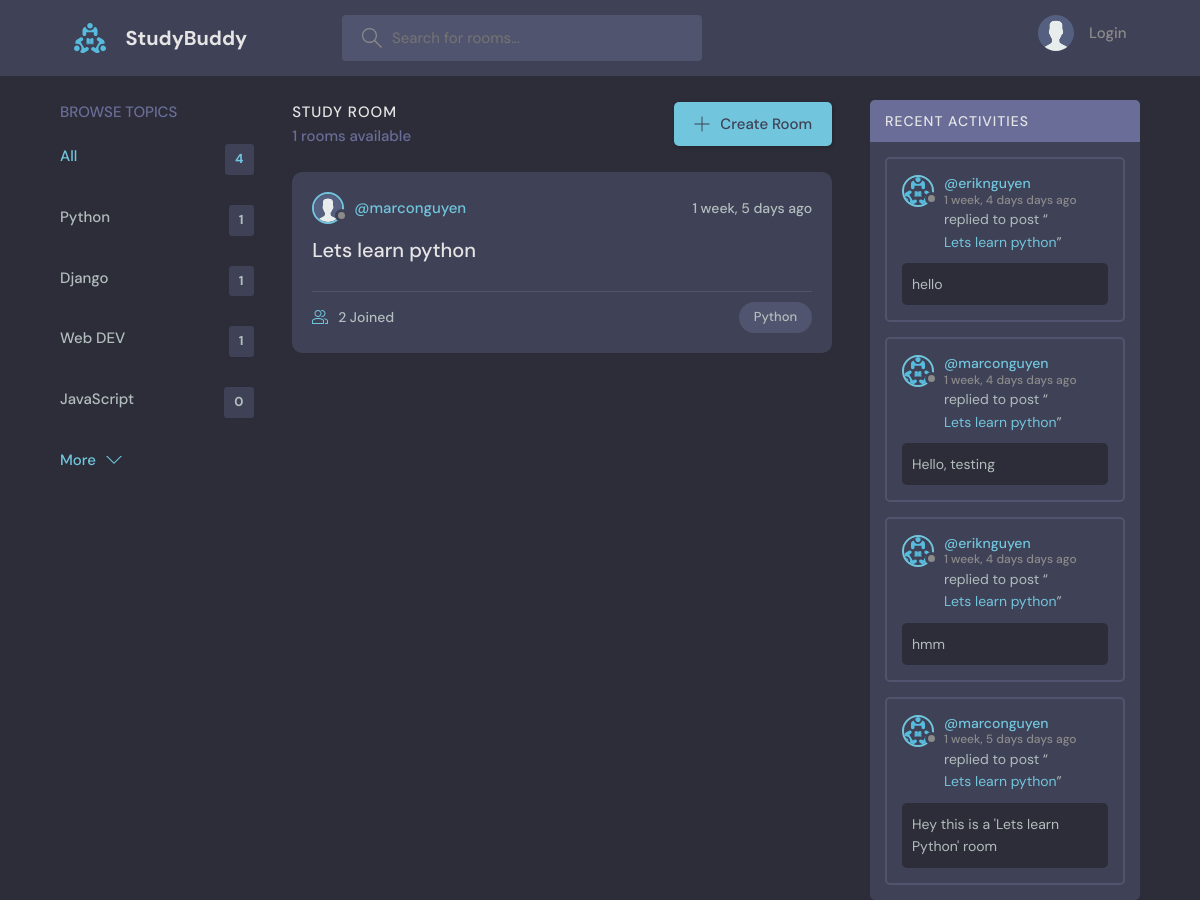
Page /?q=Python on the earlier database version.
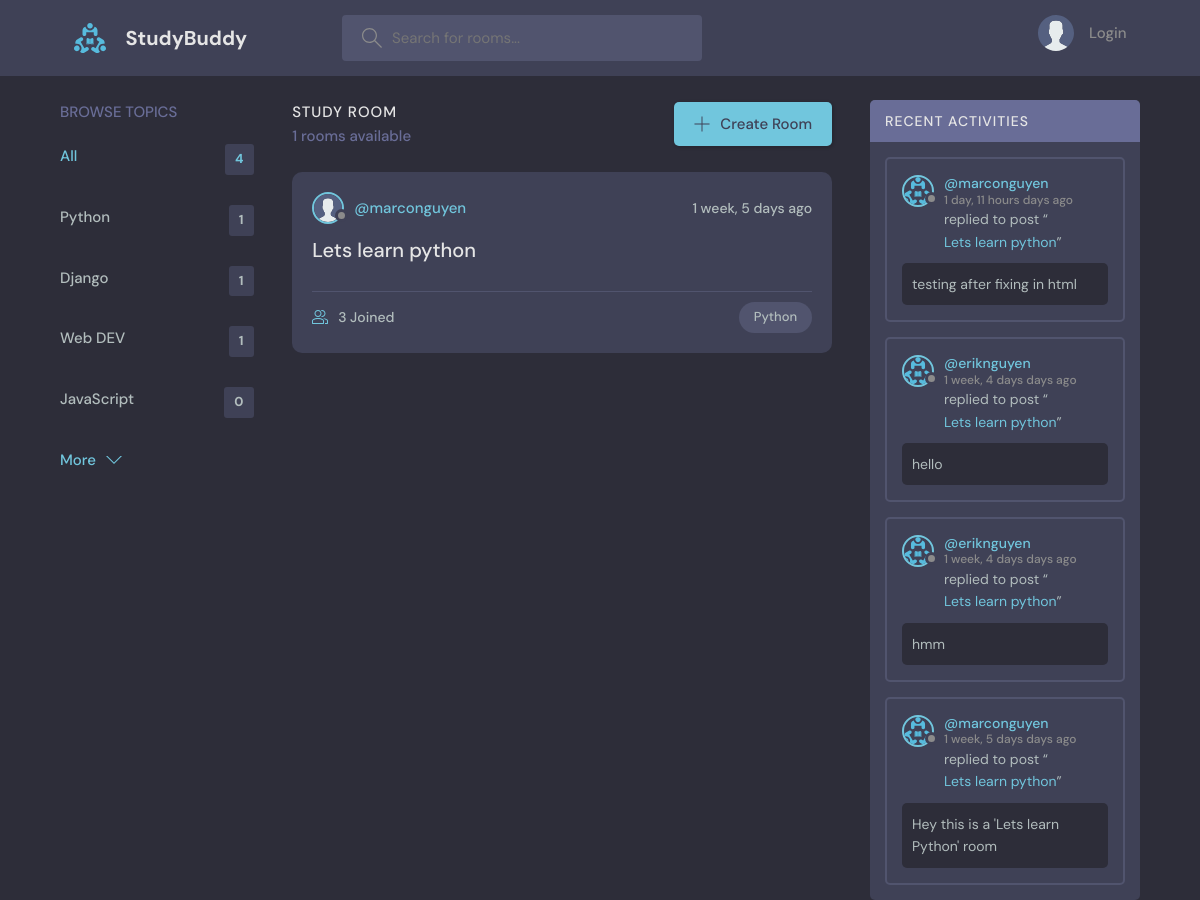
Same page on the later database version.
### base/models.py (models this page shows, shortened)
class Topic(models.Model):
    name = models.CharField(max_length= 200)

class Room(models.Model): # Từ Room viết hoa chữ R như trong class code trong python
    host = models.ForeignKey(User, on_delete= models.SET_NULL, null= True)
    topic = models.ForeignKey(Topic, on_delete= models.SET_NULL, null= True)
    name = models.CharField(max_length= 200)
    description = models.TextField(null= True, blank= True)
    participants = models.ManyToManyField(User, related_name= 'participants', blank= True) # đang ở trong trang web, sử dụng mối quan hệ many to many
    updated = models.DateTimeField(auto_now= True) # auto now -> takes a snapshot on every time we save item(s)
    created = models.DateTimeField(auto_now_add= True) # created -> takes a stamp when we first create item
    class Meta:
        ordering = ['-updated', '-created'] # bỏ thêm dấu - để lên đầu, ko thì ở chót
    def __str__(self):
        return self.name

class Message(models.Model):
    user = models.ForeignKey(User, on_delete= models.CASCADE) # 1 user can have many mess(s)
    room = models.ForeignKey(Room, on_delete= models.CASCADE) # 1 to many, khi xoa phong thi toan bo message cua room do deu bi xoa
    body = models.TextField()
    updated = models.DateTimeField(auto_now= True) # auto now -> takes a snapshot on every time we save item(s)
    created = models.DateTimeField(auto_now_add= True) # created -> takes a stamp when we first create item
    class Meta:
        ordering = ['-updated', '-created']
    def __str__(self):
        return self.body[0:50]

### base/views.py (the view)
# urls.py: 2. Add a URL to urlpatterns:  path('', views.home, name='home')
def home(request):
    q = request.GET.get('q') if request.GET.get('q') != None else '' # chứa cái tên topics để ném vào
    rooms = Room.objects.filter(
        Q(topic__name__icontains = q) |
        Q(name__icontains = q) |
        Q(description__icontains = q)
    ) # override the 'room' value
    topics = Topic.objects.all()[0:4]
    room_count = rooms.count()
    room_messages = Message.objects.filter(Q(room__topic__name__icontains= q)) # Q look up cho room
    context = {'rooms': rooms, 'topics': topics, 'room_count': room_count,
                    'room_messages': room_messages}
    return render(request, 'base/home.html', context)

### base/templates/base/home.html (shortened to what this page needs)
{% extends 'main.html' %}
{% block content %}
  <main class="layout layout--3">
    <div class="container">
      <div>
        {% include 'base/topics_component.html'%}
      </div>
      <div class="roomList">
        <div class="roomList__header">
          <div>
            <h2>Study Room</h2>
            <p>{{room_count}} rooms available</p>
          </div>
          <a class="btn btn--main" href="{% url 'create-room' %}">
            <svg version="1.1" xmlns="http://www.w3.org/2000/svg" width="32" height="32" viewBox="0 0 32 32">
              <title>add</title>
              <path
                d="M16.943 0.943h-1.885v14.115h-14.115v1.885h14.115v14.115h1.885v-14.115h14.115v-1.885h-14.115v-14.115z"
              ></path>
            </svg>
            Create Room
          </a>
        </div>
        {% include 'base/feed_component.html'%}
      </div>
      <div>
        {% include 'base/activity_component.html'%}
      </div>
    </div>
  </main>
{% endblock %}

### base/templates/base/topics_component.html (shortened to what this page needs)
<div class="topics">
    <div class="topics__header">
        <h2>Browse Topics</h2>
    </div>
    <ul class="topics__list">
        <li>
            <a href="{% url 'home' %}" class="active">All <span>{{topics.count}}</span></a>
        </li>
        {% for topic in topics %}
        <li>
            <a href="{% url 'home' %}?q={{topic.name}}">{{topic.name}}<span>{{topic.room_set.all.count}}</span></a>
        </li>
        {% endfor %}
    </ul>
    <a class="btn btn--link" href="{% url 'topics' %}">
      More
      <svg version="1.1" xmlns="http://www.w3.org/2000/svg" width="32" height="32" viewBox="0 0 32 32">
        <title>chevron-down</title>
        <path d="M16 21l-13-13h-3l16 16 16-16h-3l-13 13z"></path>
      </svg>
    </a>
</div>

### base/templates/base/feed_component.html (shortened to what this page needs)
{% load static %}
{% for room in rooms %}
    <div class="roomListRoom">
        <div class="roomListRoom__header">
            <a href="{% url 'user-profile' room.host.id %}" class="roomListRoom__author">
                <div class="avatar avatar--small">
                    <img src="{% static 'images/avatar.svg' %}" />
                </div>
                <span>@{{room.host.username}}</span>
            </a>
            <div class="roomListRoom__actions">
                <span>{{room.created|timesince}} ago</span>
            </div>
        </div>
        <div class="roomListRoom__content">
            <a href="{% url 'room' room.id %}">{{room.name}}</a>
        </div>
        <div class="roomListRoom__meta">
            <a href="{% url 'room' room.id %}" class="roomListRoom__joined">
                {{room.participants.all.count}} Joined
            </a>
            <p class="roomListRoom__topic">{{room.topic.name}}</p>
        </div>
    </div>
{% endfor %}

### base/templates/base/activity_component.html (shortened to what this page needs)
{% load static %}
<div class="activities">
    <div class="activities__header">
        <h2>Recent Activities</h2>
    </div>
    {% for message in room_messages %}
    <div class="activities__box">
        <div class="activities__boxHeader roomListRoom__header">
            <a href="{% url 'user-profile' message.user.id %}" class="roomListRoom__author">
                <div class="avatar avatar--small">
                    <img src="{% static 'images/logo.svg' %}" />
                </div>
                <p>
                    @{{message.user}}
                    <span>{{message.created|timesince}} days ago</span>
                </p>
            </a>
        </div>
        <div class="activities__boxContent">
            <p>replied to post “<a href="{% url 'room' message.room.id %}">{{message.room}}</a>”</p>
            <div class="activities__boxRoomContent">
                {{message.body}}
            </div>
        </div>
    </div>
    {% endfor %}
</div>

Differences in the rows shown:
removed Message: user "marconguyen", created "1 week, 4 days", room "Lets learn python", body "Hello, testing"
computed for Room "Lets learn python": participants.all.count "2" → "3"
added Message: user "marconguyen", created "1 day, 11 hours", room "Lets learn python", body "testing after fixing in html"
